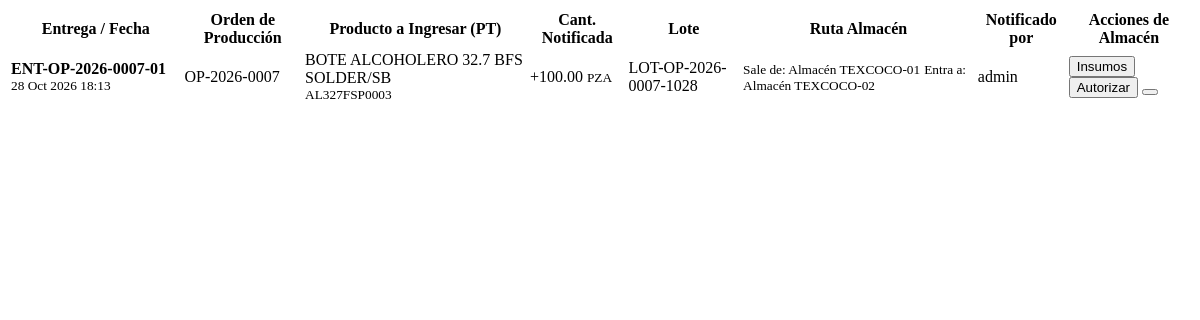
The app's page /inventario/movimientos/autorizaciones/ (signed in), older data.
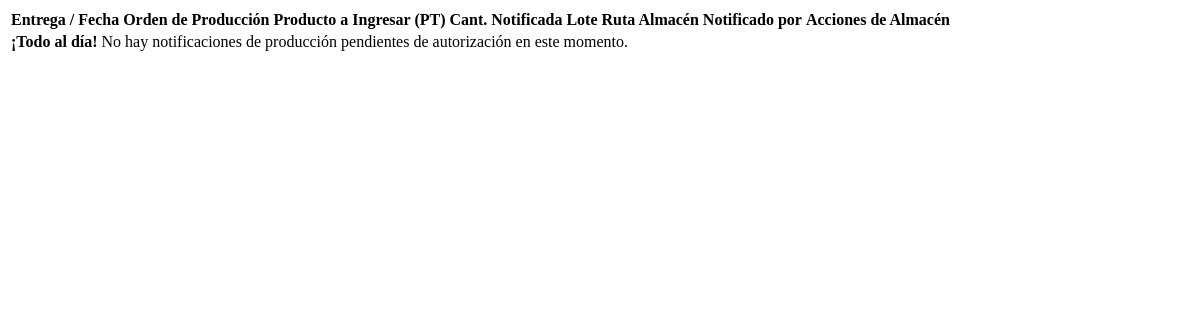
The same page, newer data.
### produccion/models.py (models this page shows, shortened)
class EntregaParcialProduccion(models.Model):
    PENDIENTE = 'PENDIENTE'
    AUTORIZADA = 'AUTORIZADA'
    RECHAZADA = 'RECHAZADA'
    ESTADOS_ENTREGA = [
        (PENDIENTE, 'Pendiente de Autorización de Almacén'),
        (AUTORIZADA, 'Autorizada (Ingresada al Kardex)'),
        (RECHAZADA, 'Rechazada por Almacén'),
    ]
    orden = models.ForeignKey(
        OrdenProduccion,
        on_delete=models.CASCADE,
        related_name='entregas_parciales',
        verbose_name="Orden de Producción"
    )
    folio_entrega = models.CharField(
        max_length=30,
        unique=True,
        editable=False,
        verbose_name="Folio de Entrega"
    )
    cantidad_notificada = models.DecimalField(
        max_digits=14,
        decimal_places=4,
        validators=[MinValueValidator(Decimal('0.0001'))],
        verbose_name="Cantidad Notificada (PT)"
    )
    lote_fabricacion = models.CharField(
        max_length=50,
        blank=True,
        null=True,
        verbose_name="Lote Fabricado"
    )
    fecha_notificacion = models.DateTimeField(
        default=timezone.now,
        verbose_name="Fecha de Notificación"
    )
    usuario_notifica = models.ForeignKey(
        User,
        on_delete=models.PROTECT,
        related_name='entregas_notificadas',
        verbose_name="Notificado por",
        null=True,
        blank=True
    )
    estado = models.CharField(
        max_length=15,
        choices=ESTADOS_ENTREGA,
        default=PENDIENTE,
        verbose_name="Estado de Autorización"
    )
    fecha_autorizacion = models.DateTimeField(
        null=True,
        blank=True,
        verbose_name="Fecha de Resolución"
    )
    usuario_autoriza = models.ForeignKey(
        User,
        on_delete=models.PROTECT,
        related_name='entregas_resueltas',
        verbose_name="Resuelto por (Almacén)",
        null=True,
        blank=True
    )
    notas_almacen = models.TextField(
        blank=True,
        null=True,
        verbose_name="Observaciones / Motivo de Almacén"
    )
    observaciones_produccion = models.TextField(
        blank=True,
        null=True,
        verbose_name="Notas del Turno / Producción"
    )
    costo_total_insumos_mxn = models.DecimalField(
        max_digits=18,
        decimal_places=6,
        default=Decimal('0.000000'),
        verbose_name="Costo Total Insumos (MXN)"
    )
    costo_unitario_final_mxn = models.DecimalField(
        max_digits=18,
        decimal_places=6,
        default=Decimal('0.000000'),
        verbose_name="Costo Unitario Resultante (MXN)"
    )
    class Meta:
        verbose_name = "Entrega Parcial de Producción"
        verbose_name_plural = "Entregas Parciales de Producción"
        ordering = ['-fecha_notificacion']

class OrdenProduccion(models.Model):
    PLANEADA = 'PLA'
    EN_PROCESO = 'PRO'
    TERMINADA = 'TER'
    CANCELADA = 'CAN'
    ESTADOS_PRODUCCION = [
        (PLANEADA, 'Planeada / En Espera'),
        (EN_PROCESO, 'En Proceso de Fabricación'),
        (TERMINADA, 'Terminada (Stock Afectado)'),
        (CANCELADA, 'Cancelada'),
    ]
    folio = models.CharField(
        max_length=20,
        unique=True,
        editable=False,
        verbose_name="No. Orden de Producción"
    )
    producto_a_fabricar = models.ForeignKey(
        Producto,
        on_delete=models.PROTECT,
        related_name='ordenes_fabricacion',
        verbose_name="Producto a Fabricar"
    )
    bom = models.ForeignKey(
        ListaMaterialesBOM,
        on_delete=models.PROTECT,
        null=True,
        blank=True,
        related_name='ordenes_produccion',
        verbose_name="Fórmula / BOM Utilizada"
    )
    cantidad_a_producir = models.DecimalField(
        max_digits=14,
        decimal_places=4,
        validators=[MinValueValidator(Decimal('0.0001'))],
        verbose_name="Cantidad Solicitada"
    )
    cantidad_producida = models.DecimalField(
        max_digits=14,
        decimal_places=4,
        default=Decimal('0.0000'),
        verbose_name="Cantidad Producida Real"
    )
    bodega_origen_insumos = models.ForeignKey(
        Bodega,
        on_delete=models.PROTECT,
        null=True,
        blank=True,
        related_name='ops_origen',
        verbose_name="Bodega de Insumos / Materia Prima",
        help_text="Almacén del cual se tomarán las materias primas y componentes"
    )
    bodega_destino_pt = models.ForeignKey(
        Bodega,
        on_delete=models.PROTECT,
        null=True,
        blank=True,
        related_name='ops_destino',
        verbose_name="Bodega Destino (Producto Fabricado)",
        help_text="Almacén al cual ingresará el lote terminado"
    )
    pedido_venta = models.ForeignKey(
        'ventas.PedidoVenta_Maestro',
        on_delete=models.SET_NULL,
        null=True,
        blank=True,
        related_name='ordenes_produccion',
        verbose_name="Pedido de Venta Relacionado",
        help_text="Pedido comercial en firme que originó esta orden de producción"
    )
    pedido_detalle = models.ForeignKey(
        'ventas.PedidoVenta_Detalle',
        on_delete=models.SET_NULL,
        null=True,
        blank=True,
        related_name='ordenes_produccion',
        verbose_name="Partida de Pedido Específica"
    )
    fecha_inicio = models.DateTimeField(
        default=timezone.now,
        verbose_name="Fecha de Creación"
    )
    fecha_compromiso = models.DateField(
        null=True,
        blank=True,
        verbose_name="Fecha Compromiso de Entrega"
    )
    fecha_finalizacion = models.DateTimeField(
        null=True,
        blank=True,
        verbose_name="Fecha de Finalización"
    )
    estado = models.CharField(
        max_length=3,
        choices=ESTADOS_PRODUCCION,
        default=PLANEADA,
        verbose_name="Estado de Producción"
    )
    costo_total_insumos_mxn = models.DecimalField(
        max_digits=18,
        decimal_places=6,
        default=Decimal('0.000000'),
        verbose_name="Costo Total Insumos (MXN)"
    )
    costo_unitario_final_mxn = models.DecimalField(
        max_digits=18,
        decimal_places=6,
        default=Decimal('0.000000'),
        verbose_name="Costo Unitario Resultante (MXN)"
    )
    lote_fabricacion = models.CharField(
        max_length=50,
        blank=True,
        null=True,
        verbose_name="Lote de Fabricación"
    )
    usuario_creacion = models.ForeignKey(
        User,
        on_delete=models.PROTECT,
        null=True,
        blank=True,
        related_name='ops_creadas',
        verbose_name="Registrado por"
    )
    usuario_finalizacion = models.ForeignKey(
        User,
        on_delete=models.PROTECT,
        null=True,
        blank=True,
        related_name='ops_finalizadas',
        verbose_name="Finalizado por"
    )
    observaciones = models.TextField(
        blank=True,
        null=True,
        verbose_name="Observaciones del Proceso"
    )
    class Meta:
        verbose_name = "Orden de Producción"
        verbose_name_plural = "Órdenes de Producción"
        ordering = ['-fecha_inicio']
        permissions = [
            ("lanzar_op_pedido", "Puede lanzar Órdenes de Producción desde Pedidos de Venta"),
        ]

### inventario/models.py (models this page shows, shortened)
class Producto(models.Model):
    MATERIA_PRIMA = 'MP'
    COMPONENTE = 'CP'
    PRODUCTO_TERMINADO = 'PT'
    HOJALATA_ROLLO = 'HR'
    HOJA_LITOGRAFIADA = 'HL'
    HOJA_CORTADA = 'HC'
    PLANTILLA = 'CC'
    TIPO_PRODUCTO_CHOICES = [
        (MATERIA_PRIMA, 'Materia Prima (Materiales de Empaque/Cobre/Bzniz)'),
        (COMPONENTE, 'Componente (Conos/Fondos/Boq./Válvulas)'),
        (PRODUCTO_TERMINADO, 'Bote Terminado (Aerosol,Alcoholero,Pintura)'),
        (HOJALATA_ROLLO, 'Hojalata Rollo'),
        (HOJA_LITOGRAFIADA, 'Hoja (Litografiada / Barnizada)'),
        (HOJA_CORTADA, 'Hoja Cortada Plain'),
        (PLANTILLA, 'Plantilla(Cuerpos Cortados)'),
    ]
    nombre = models.CharField(max_length=255)
    sku = models.CharField(max_length=50, unique=True, help_text="Ej: AE-001 (Aerosol) o MP-BAR-EPO (Barniz)")
    descripcion = models.TextField(blank=True, null=True)
    tipo = models.CharField(max_length=2, choices=TIPO_PRODUCTO_CHOICES, default=PRODUCTO_TERMINADO)
    unidad_medida = models.ForeignKey(UnidadMedida, on_delete=models.PROTECT, help_text="Ej: Pza, Kg")
    moneda_base_costo = models.ForeignKey(
        Moneda, on_delete=models.PROTECT, related_name='productos_costo', help_text="Moneda en la que se rastrea el costo promedio"
    )
    moneda_base_venta = models.ForeignKey(
        Moneda, on_delete=models.PROTECT, related_name='productos_venta', help_text="Moneda de referencia para precios de venta"
    )
    costo_promedio_mxn = models.DecimalField(
        max_digits=18, decimal_places=6, default=Decimal('0.000000'), help_text="Costo promedio unitario en MXN para contabilidad"
    )
    clave_sat = models.CharField(
        max_length=10, default='24121800',
        verbose_name="Clave SAT Prod/Serv",
        help_text="Clave de producto/servicio SAT (ej. 24121800 para empaques y envases metálicos)"
    )
    clave_unidad_sat = models.CharField(
        max_length=10, default='H87',
        verbose_name="Clave Unidad SAT",
        help_text="Clave de unidad de medida SAT (ej. H87 para Pieza, KGM para Kilogramo)"
    )
    class Meta:
        verbose_name = "Producto"
        verbose_name_plural = "Catálogo de Productos"

class UnidadMedida(models.Model):
    codigo = models.CharField(max_length=10, unique=True)
    nombre = models.CharField(max_length=50)
    class Meta:
        verbose_name = "Unidad de Medida"
        verbose_name_plural = "Unidades de Medida"

class Bodega(models.Model):
    codigo = models.CharField(max_length=20, unique=True)
    nombre = models.CharField(max_length=100)
    descripcion = models.TextField(blank=True, null=True)
    class Meta:
        verbose_name = "Bodega / Almacén"
        verbose_name_plural = "Bodegas / Almacenes"

### inventario/views.py (the view)
# urls.py: path('movimientos/autorizaciones/', views.entregas_pendientes_view, name='entregas_pendientes'),
@login_required
def entregas_pendientes_view(request):
    entregas = EntregaParcialProduccion.objects.filter(
        estado=EntregaParcialProduccion.PENDIENTE
    ).select_related(
        'orden',
        'orden__producto_a_fabricar',
        'orden__producto_a_fabricar__unidad_medida',
        'orden__bodega_origen_insumos',
        'orden__bodega_destino_pt',
        'usuario_notifica'
    ).prefetch_related(
        'insumos_detalle__insumo',
        'insumos_detalle__insumo__unidad_medida'
    ).order_by('-fecha_notificacion')
    return render(request, 'inventario/partials/_tabla_pendientes_autorizacion.html', {
        'entregas': entregas,
        'total_pendientes': entregas.count()
    })

### inventario/templates/inventario/partials/_tabla_pendientes_autorizacion.html (shortened to what the changed rows need)
<div class="table-responsive">
    <table class="table table-hover align-middle mb-0">
        <thead class="table-light text-muted small text-uppercase">
            <tr>
                <th class="ps-4">Entrega / Fecha</th>
                <th>Orden de Producción</th>
                <th>Producto a Ingresar (PT)</th>
                <th class="text-center">Cant. Notificada</th>
                <th>Lote</th>
                <th>Ruta Almacén</th>
                <th>Notificado por</th>
                <th class="text-end pe-4">Acciones de Almacén</th>
            </tr>
        </thead>
        <tbody class="text-secondary small">
            {% for entrega in entregas %}
            <tr>
                <td class="ps-4">
                    <strong class="font-monospace text-dark d-block">{{ entrega.folio_entrega }}</strong>
                    <small class="text-muted">{{ entrega.fecha_notificacion|date:"d M Y H:i" }}</small>
                </td>
                <td>
                    <span class="badge bg-light text-primary border font-monospace">{{ entrega.orden.folio }}</span>
                </td>
                <td>
                    <div class="fw-bold text-dark">{{ entrega.orden.producto_a_fabricar.nombre }}</div>
                    <small class="text-muted font-monospace">{{ entrega.orden.producto_a_fabricar.sku }}</small>
                </td>
                <td class="text-center">
                    <span class="fw-bold fs-6 text-success font-monospace">+{{ entrega.cantidad_notificada|floatformat:2 }}</span>
                    <small class="text-muted d-block">{{ entrega.orden.producto_a_fabricar.unidad_medida.codigo }}</small>
                </td>
                <td>
                    <span class="badge bg-light text-dark border font-monospace">{{ entrega.lote_fabricacion|default:"-" }}</span>
                </td>
                <td>
                    <small class="d-block text-danger">Sale de: {{ entrega.orden.bodega_origen_insumos.nombre }}</small>
                    <small class="d-block text-success fw-semibold">Entra a: {{ entrega.orden.bodega_destino_pt.nombre }}</small>
                </td>
                <td>
                    <span class="text-muted">{{ entrega.usuario_notifica.username|default:"Producción" }}</span>
                </td>
                <td class="text-end pe-4 text-nowrap">
                    <button class="btn btn-sm btn-outline-info shadow-sm"
                            title="Ver Insumos a Descontar"
                            hx-get="{% url 'inventario:detalle_insumos_entrega' entrega.id %}"
                            hx-target="#modal-insumos-body"
                            data-bs-toggle="modal"
                            data-bs-target="#modalInsumosEntrega">
                         Insumos
                    </button>
                    <button class="btn btn-sm btn-success shadow-sm ms-1"
                            title="Autorizar e Ingresar al Kardex"
                            hx-post="{% url 'inventario:autorizar_entrega' entrega.id %}"
                            hx-confirm="¿Confirmas que la mercancía física ingresó al almacén? Se aplicarán las salidas de insumos y la entrada de PT en el Kardex."
                            hx-target="#tabla-pendientes-container">
                         Autorizar
                    </button>
                    <button class="btn btn-sm btn-outline-danger shadow-sm ms-1"
                            title="Rechazar Entrega"
                            hx-post="{% url 'inventario:rechazar_entrega' entrega.id %}"
                            hx-prompt="Indica el motivo de rechazo de esta entrega física:"
                            hx-headers='{"X-Motivo-Rechazo": ""}'
                            hx-target="#tabla-pendientes-container">
                    </button>
                </td>
            </tr>
            {% empty %}
            <tr>
                <td colspan="8" class="text-center py-5 text-muted">
                    <strong>¡Todo al día!</strong> No hay notificaciones de producción pendientes de autorización en este momento.
                </td>
            </tr>
            {% endfor %}
        </tbody>
    </table>
</div>

Row changes from the older to the newer data that the page shows:
no longer on this page (row edited): EntregaParcialProduccion: folio_entrega "ENT-OP-2026-0007-01", fecha_notificacion "28 Oct 2026 18:13", orden.folio "OP-2026-0007", orden.producto_a_fabricar.nombre "BOTE ALCOHOLERO 32.7 BFS SOLDER/SB", orden.producto_a_fabricar.sku "AL327FSP0003", cantidad_notificada "100.00", orden.producto_a_fabricar.unidad_medida.codigo "PZA", lote_fabricacion "LOT-OP-2026-0007-1028", orden.bodega_origen_insumos.nombre "Almacén TEXCOCO-01", orden.bodega_destino_pt.nombre "Almacén TEXCOCO-02", usuario_notifica.username "admin"
Text that changed along with them:
text now shown: "¡Todo al día! No hay notificaciones de producción pendientes de autorización en este momento."
